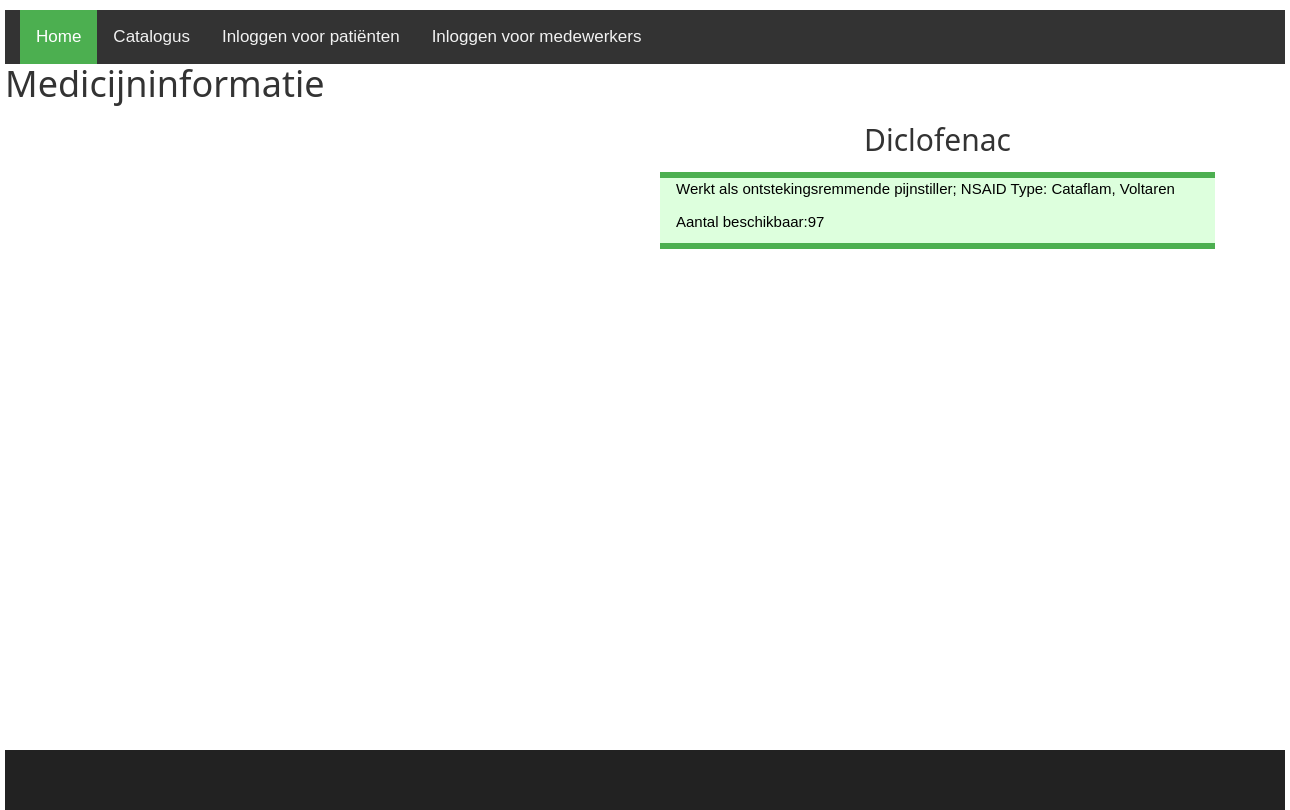
/medicijninformatie.php?id=1, run on an earlier commit of the app's database.
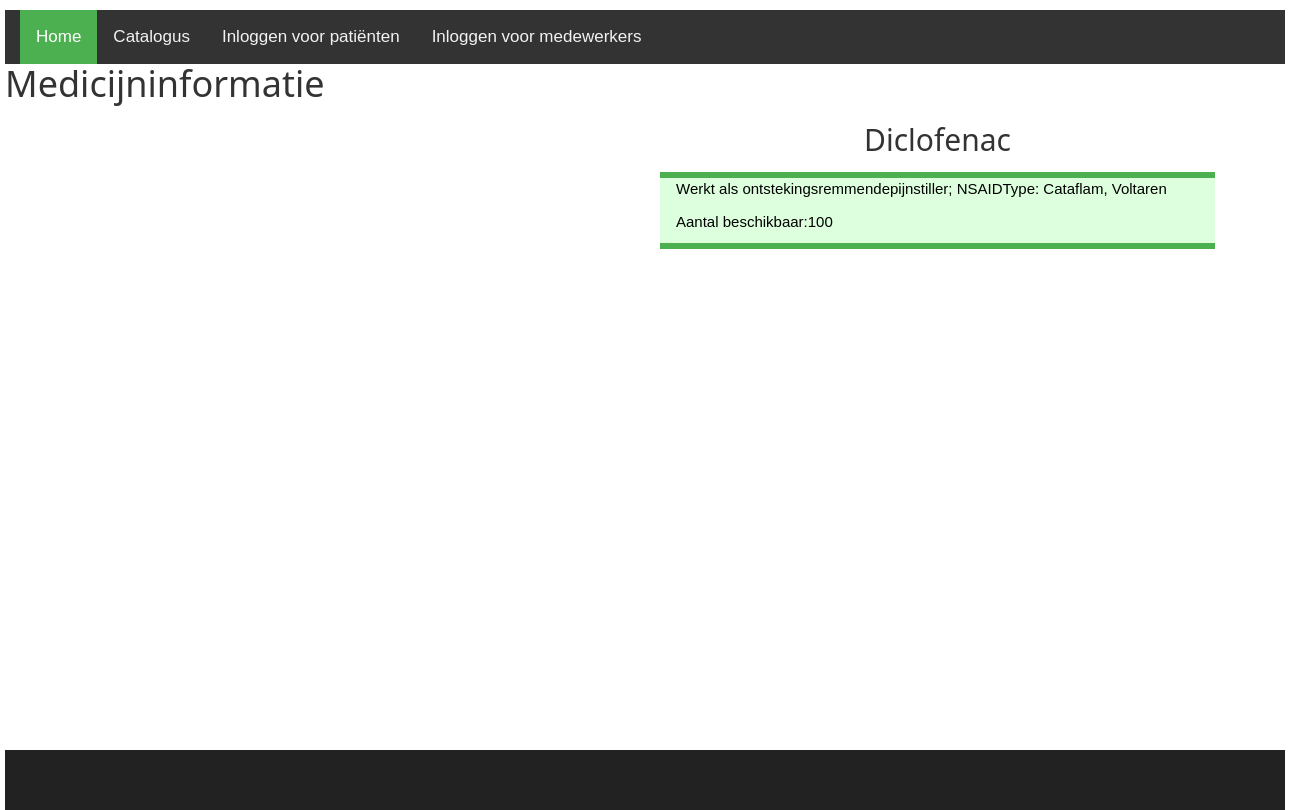
And on a later commit of the database.
### tables this page shows
CREATE TABLE `aantal` (
  `medicijn` int(11) NOT NULL,
  `aantal` int(11) NOT NULL,
  `maximaal` int(11) NOT NULL
);

CREATE TABLE `medicijn` (
  `id` int(11) NOT NULL,
  `naam` varchar(100) NOT NULL,
  `omschrijving` varchar(250) DEFAULT NULL
);

### medicijninformatie.php (the view, shortened to what this page needs)
<!DOCTYPE HTML>
<html>
<head>
  <link rel="stylesheet" href="font-awesome-4.7.0/css/font-awesome.min.css">
  <link rel="stylesheet" href="css/bootstrap.min.css">
  <link rel="stylesheet" href="css/style.css" rel="stylesheet">
  <link rel="stylesheet" href="css/w3.css">
</head>
<body>
  <div id="container">
    <?php include 'navbar.php';
         	include ("db_connect.php");
        $query = "SELECT * FROM medicijn as m, aantal as a WHERE m.id = ".$_GET["id"]." and a.medicijn = ".$_GET["id"]."";
      	$result = mysqli_query($conn, $query);
      	$record = mysqli_fetch_assoc($result);
          ?>
        <div id="Content">
          <h1>Medicijninformatie</h1>
          <div class="container">
          		<div class="card">
          			<div class="container-fliud">
          				<div class="wrapper row">
          					<div class="preview col-md-6">
          					</div>
          					<div class="details col-md-6">
                      <div class="w3-center" >
          						<h2 class="product-title"><?php echo "$record[naam]"?></h2>
                    </div>
                      <div class="w3-panel w3-topbar w3-bottombar w3-border-green w3-pale-green" id="medicijnomschrijving">
          						<p class="product-description"><?php echo "$record[omschrijving]"?></p>
                      <p class="product-description">Aantal beschikbaar:<?php echo "$record[aantal]"?></p>
                    </div>
          					</div>
          				</div>
          			</div>
          		</div>
          	</div>
        </div>
    <?php include 'footer.php';?>
  </div>
</body>
</html>

What changed in the data, as far as the page shows it:
changed aantal "Diclofenac": medicijn.omschrijving "Werkt als ontstekingsremmende pijnstiller; NSAID Type: Cataflam, Voltaren" → "Werkt als ontstekingsremmendepijnstiller; NSAIDType: Cataflam, Voltaren"; aantal "97" → "100"
